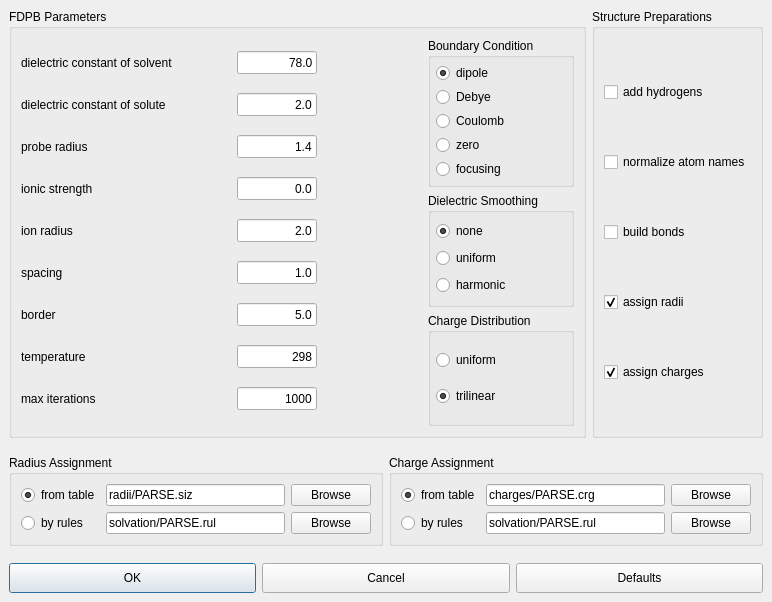
<ui version="4.0" >
 <author></author>
 <comment></comment>
 <exportmacro></exportmacro>
 <class>FDPBDialogData</class>
 <widget class="QDialog" name="FDPBDialogData" >
  <property name="geometry" >
   <rect>
    <x>0</x>
    <y>0</y>
    <width>772</width>
    <height>602</height>
   </rect>
  </property>
  <property name="windowTitle" >
   <string>FDPB options</string>
  </property>
  <layout class="QGridLayout" >
   <property name="margin" >
    <number>9</number>
   </property>
   <property name="spacing" >
    <number>6</number>
   </property>
   <item row="0" column="0" colspan="2" >
    <layout class="QGridLayout" >
     <property name="margin" >
      <number>0</number>
     </property>
     <property name="spacing" >
      <number>6</number>
     </property>
     <item row="0" column="1" >
      <widget class="QGroupBox" name="buttonGroup3" >
       <property name="title" >
        <string>Structure Preparations</string>
       </property>
       <layout class="QVBoxLayout" >
        <property name="margin" >
         <number>9</number>
        </property>
        <property name="spacing" >
         <number>6</number>
        </property>
        <item>
         <widget class="QCheckBox" name="add_hydrogens" >
          <property name="text" >
           <string>add hydrogens</string>
          </property>
         </widget>
        </item>
        <item>
         <widget class="QCheckBox" name="normalize_names" >
          <property name="text" >
           <string>normalize atom names</string>
          </property>
         </widget>
        </item>
        <item>
         <widget class="QCheckBox" name="build_bonds" >
          <property name="text" >
           <string>build bonds</string>
          </property>
         </widget>
        </item>
        <item>
         <widget class="QCheckBox" name="assign_radii" >
          <property name="text" >
           <string>assign radii</string>
          </property>
          <property name="checked" >
           <bool>true</bool>
          </property>
         </widget>
        </item>
        <item>
         <widget class="QCheckBox" name="assign_charges" >
          <property name="text" >
           <string>assign charges</string>
          </property>
          <property name="checked" >
           <bool>true</bool>
          </property>
         </widget>
        </item>
       </layout>
      </widget>
     </item>
     <item row="0" column="0" >
      <widget class="QGroupBox" name="groupBox4" >
       <property name="title" >
        <string>FDPB Parameters</string>
       </property>
       <layout class="QGridLayout" >
        <property name="margin" >
         <number>9</number>
        </property>
        <property name="spacing" >
         <number>6</number>
        </property>
        <item row="0" column="2" >
         <widget class="QGroupBox" name="boundary_group" >
          <property name="sizePolicy" >
           <sizepolicy>
            <hsizetype>7</hsizetype>
            <vsizetype>7</vsizetype>
            <horstretch>0</horstretch>
            <verstretch>0</verstretch>
           </sizepolicy>
          </property>
          <property name="title" >
           <string>Boundary Condition</string>
          </property>
          <layout class="QGridLayout" >
           <property name="margin" >
            <number>5</number>
           </property>
           <property name="spacing" >
            <number>4</number>
           </property>
           <item row="4" column="0" >
            <widget class="QRadioButton" name="boundary_focusing" >
             <property name="minimumSize" >
              <size>
               <width>130</width>
               <height>0</height>
              </size>
             </property>
             <property name="maximumSize" >
              <size>
               <width>130</width>
               <height>32767</height>
              </size>
             </property>
             <property name="text" >
              <string>focusing</string>
             </property>
             <property name="checked" >
              <bool>false</bool>
             </property>
            </widget>
           </item>
           <item row="3" column="0" >
            <widget class="QRadioButton" name="boundary_zero" >
             <property name="minimumSize" >
              <size>
               <width>130</width>
               <height>0</height>
              </size>
             </property>
             <property name="maximumSize" >
              <size>
               <width>130</width>
               <height>32767</height>
              </size>
             </property>
             <property name="text" >
              <string>zero</string>
             </property>
             <property name="checked" >
              <bool>false</bool>
             </property>
            </widget>
           </item>
           <item row="0" column="0" >
            <widget class="QRadioButton" name="boundary_dipole" >
             <property name="minimumSize" >
              <size>
               <width>130</width>
               <height>0</height>
              </size>
             </property>
             <property name="maximumSize" >
              <size>
               <width>130</width>
               <height>32767</height>
              </size>
             </property>
             <property name="text" >
              <string>dipole</string>
             </property>
             <property name="checked" >
              <bool>true</bool>
             </property>
            </widget>
           </item>
           <item row="1" column="0" >
            <widget class="QRadioButton" name="boundary_debye" >
             <property name="minimumSize" >
              <size>
               <width>130</width>
               <height>0</height>
              </size>
             </property>
             <property name="maximumSize" >
              <size>
               <width>130</width>
               <height>32767</height>
              </size>
             </property>
             <property name="text" >
              <string>Debye</string>
             </property>
            </widget>
           </item>
           <item row="2" column="0" >
            <widget class="QRadioButton" name="boundary_coulomb" >
             <property name="minimumSize" >
              <size>
               <width>130</width>
               <height>0</height>
              </size>
             </property>
             <property name="maximumSize" >
              <size>
               <width>130</width>
               <height>32767</height>
              </size>
             </property>
             <property name="text" >
              <string>Coulomb</string>
             </property>
            </widget>
           </item>
          </layout>
         </widget>
        </item>
        <item row="2" column="2" >
         <widget class="QGroupBox" name="charge_distribution_group" >
          <property name="sizePolicy" >
           <sizepolicy>
            <hsizetype>7</hsizetype>
            <vsizetype>7</vsizetype>
            <horstretch>0</horstretch>
            <verstretch>0</verstretch>
           </sizepolicy>
          </property>
          <property name="title" >
           <string>Charge Distribution</string>
          </property>
          <layout class="QGridLayout" >
           <property name="margin" >
            <number>5</number>
           </property>
           <property name="spacing" >
            <number>4</number>
           </property>
           <item row="1" column="0" >
            <widget class="QRadioButton" name="charge_trilinear" >
             <property name="text" >
              <string>trilinear</string>
             </property>
             <property name="checked" >
              <bool>true</bool>
             </property>
            </widget>
           </item>
           <item row="0" column="0" >
            <widget class="QRadioButton" name="charge_uniform" >
             <property name="text" >
              <string>uniform</string>
             </property>
             <property name="checked" >
              <bool>false</bool>
             </property>
            </widget>
           </item>
          </layout>
         </widget>
        </item>
        <item row="1" column="2" >
         <widget class="QGroupBox" name="smoothing_group" >
          <property name="sizePolicy" >
           <sizepolicy>
            <hsizetype>7</hsizetype>
            <vsizetype>7</vsizetype>
            <horstretch>0</horstretch>
            <verstretch>0</verstretch>
           </sizepolicy>
          </property>
          <property name="title" >
           <string>Dielectric Smoothing</string>
          </property>
          <layout class="QGridLayout" >
           <property name="margin" >
            <number>5</number>
           </property>
           <property name="spacing" >
            <number>4</number>
           </property>
           <item row="0" column="0" >
            <widget class="QRadioButton" name="smoothing_none" >
             <property name="text" >
              <string>none</string>
             </property>
             <property name="checked" >
              <bool>true</bool>
             </property>
            </widget>
           </item>
           <item row="1" column="0" >
            <widget class="QRadioButton" name="smoothing_uniform" >
             <property name="text" >
              <string>uniform</string>
             </property>
            </widget>
           </item>
           <item row="2" column="0" >
            <widget class="QRadioButton" name="smoothing_harmonic" >
             <property name="text" >
              <string>harmonic</string>
             </property>
            </widget>
           </item>
          </layout>
         </widget>
        </item>
        <item rowspan="3" row="0" column="0" >
         <layout class="QGridLayout" >
          <property name="margin" >
           <number>0</number>
          </property>
          <property name="spacing" >
           <number>6</number>
          </property>
          <item row="8" column="1" >
           <widget class="QLineEdit" name="max_iterations" >
            <property name="maximumSize" >
             <size>
              <width>80</width>
              <height>23</height>
             </size>
            </property>
            <property name="text" >
             <string>1000</string>
            </property>
            <property name="alignment" >
             <set>Qt::AlignRight</set>
            </property>
           </widget>
          </item>
          <item row="2" column="0" >
           <widget class="QLabel" name="textLabel9" >
            <property name="sizePolicy" >
             <sizepolicy>
              <hsizetype>7</hsizetype>
              <vsizetype>5</vsizetype>
              <horstretch>0</horstretch>
              <verstretch>0</verstretch>
             </sizepolicy>
            </property>
            <property name="minimumSize" >
             <size>
              <width>210</width>
              <height>0</height>
             </size>
            </property>
            <property name="text" >
             <string>probe radius</string>
            </property>
           </widget>
          </item>
          <item row="5" column="0" >
           <widget class="QLabel" name="textLabel6" >
            <property name="sizePolicy" >
             <sizepolicy>
              <hsizetype>7</hsizetype>
              <vsizetype>5</vsizetype>
              <horstretch>0</horstretch>
              <verstretch>0</verstretch>
             </sizepolicy>
            </property>
            <property name="minimumSize" >
             <size>
              <width>210</width>
              <height>0</height>
             </size>
            </property>
            <property name="text" >
             <string>spacing</string>
            </property>
           </widget>
          </item>
          <item row="4" column="0" >
           <widget class="QLabel" name="textLabel7" >
            <property name="sizePolicy" >
             <sizepolicy>
              <hsizetype>7</hsizetype>
              <vsizetype>5</vsizetype>
              <horstretch>0</horstretch>
              <verstretch>0</verstretch>
             </sizepolicy>
            </property>
            <property name="minimumSize" >
             <size>
              <width>210</width>
              <height>0</height>
             </size>
            </property>
            <property name="text" >
             <string>ion radius</string>
            </property>
           </widget>
          </item>
          <item row="0" column="1" >
           <widget class="QLineEdit" name="dc_solvent" >
            <property name="minimumSize" >
             <size>
              <width>80</width>
              <height>0</height>
             </size>
            </property>
            <property name="maximumSize" >
             <size>
              <width>80</width>
              <height>23</height>
             </size>
            </property>
            <property name="text" >
             <string>78.0</string>
            </property>
            <property name="alignment" >
             <set>Qt::AlignRight</set>
            </property>
           </widget>
          </item>
          <item row="7" column="1" >
           <widget class="QLineEdit" name="temperature" >
            <property name="maximumSize" >
             <size>
              <width>80</width>
              <height>23</height>
             </size>
            </property>
            <property name="text" >
             <string>298</string>
            </property>
            <property name="alignment" >
             <set>Qt::AlignRight</set>
            </property>
           </widget>
          </item>
          <item row="8" column="0" >
           <widget class="QLabel" name="textLabel1" >
            <property name="sizePolicy" >
             <sizepolicy>
              <hsizetype>7</hsizetype>
              <vsizetype>5</vsizetype>
              <horstretch>0</horstretch>
              <verstretch>0</verstretch>
             </sizepolicy>
            </property>
            <property name="minimumSize" >
             <size>
              <width>210</width>
              <height>0</height>
             </size>
            </property>
            <property name="text" >
             <string>max iterations</string>
            </property>
           </widget>
          </item>
          <item row="6" column="0" >
           <widget class="QLabel" name="textLabel5" >
            <property name="sizePolicy" >
             <sizepolicy>
              <hsizetype>7</hsizetype>
              <vsizetype>5</vsizetype>
              <horstretch>0</horstretch>
              <verstretch>0</verstretch>
             </sizepolicy>
            </property>
            <property name="minimumSize" >
             <size>
              <width>210</width>
              <height>0</height>
             </size>
            </property>
            <property name="text" >
             <string>border</string>
            </property>
           </widget>
          </item>
          <item row="4" column="1" >
           <widget class="QLineEdit" name="ion_radius" >
            <property name="maximumSize" >
             <size>
              <width>80</width>
              <height>23</height>
             </size>
            </property>
            <property name="text" >
             <string>2.0</string>
            </property>
            <property name="alignment" >
             <set>Qt::AlignRight</set>
            </property>
           </widget>
          </item>
          <item row="5" column="1" >
           <widget class="QLineEdit" name="spacing" >
            <property name="maximumSize" >
             <size>
              <width>80</width>
              <height>23</height>
             </size>
            </property>
            <property name="text" >
             <string>1.0</string>
            </property>
            <property name="alignment" >
             <set>Qt::AlignRight</set>
            </property>
           </widget>
          </item>
          <item row="3" column="1" >
           <widget class="QLineEdit" name="ionic_strenght" >
            <property name="maximumSize" >
             <size>
              <width>80</width>
              <height>23</height>
             </size>
            </property>
            <property name="text" >
             <string>0.0</string>
            </property>
            <property name="alignment" >
             <set>Qt::AlignRight</set>
            </property>
           </widget>
          </item>
          <item row="7" column="0" >
           <widget class="QLabel" name="textLabel4" >
            <property name="sizePolicy" >
             <sizepolicy>
              <hsizetype>7</hsizetype>
              <vsizetype>5</vsizetype>
              <horstretch>0</horstretch>
              <verstretch>0</verstretch>
             </sizepolicy>
            </property>
            <property name="minimumSize" >
             <size>
              <width>210</width>
              <height>0</height>
             </size>
            </property>
            <property name="text" >
             <string>temperature</string>
            </property>
           </widget>
          </item>
          <item row="0" column="0" >
           <widget class="QLabel" name="textLabel2" >
            <property name="sizePolicy" >
             <sizepolicy>
              <hsizetype>7</hsizetype>
              <vsizetype>5</vsizetype>
              <horstretch>0</horstretch>
              <verstretch>0</verstretch>
             </sizepolicy>
            </property>
            <property name="minimumSize" >
             <size>
              <width>210</width>
              <height>0</height>
             </size>
            </property>
            <property name="text" >
             <string>dielectric constant of solvent</string>
            </property>
           </widget>
          </item>
          <item row="1" column="1" >
           <widget class="QLineEdit" name="dc_interior" >
            <property name="maximumSize" >
             <size>
              <width>80</width>
              <height>23</height>
             </size>
            </property>
            <property name="text" >
             <string>2.0</string>
            </property>
            <property name="alignment" >
             <set>Qt::AlignRight</set>
            </property>
           </widget>
          </item>
          <item row="6" column="1" >
           <widget class="QLineEdit" name="border" >
            <property name="maximumSize" >
             <size>
              <width>80</width>
              <height>23</height>
             </size>
            </property>
            <property name="text" >
             <string>5.0</string>
            </property>
            <property name="alignment" >
             <set>Qt::AlignRight</set>
            </property>
           </widget>
          </item>
          <item row="2" column="1" >
           <widget class="QLineEdit" name="probe_radius" >
            <property name="maximumSize" >
             <size>
              <width>80</width>
              <height>23</height>
             </size>
            </property>
            <property name="text" >
             <string>1.4</string>
            </property>
            <property name="alignment" >
             <set>Qt::AlignRight</set>
            </property>
           </widget>
          </item>
          <item row="3" column="0" >
           <widget class="QLabel" name="textLabel8" >
            <property name="sizePolicy" >
             <sizepolicy>
              <hsizetype>7</hsizetype>
              <vsizetype>5</vsizetype>
              <horstretch>0</horstretch>
              <verstretch>0</verstretch>
             </sizepolicy>
            </property>
            <property name="minimumSize" >
             <size>
              <width>210</width>
              <height>0</height>
             </size>
            </property>
            <property name="text" >
             <string>ionic strength</string>
            </property>
           </widget>
          </item>
          <item row="1" column="0" >
           <widget class="QLabel" name="textLabel10" >
            <property name="sizePolicy" >
             <sizepolicy>
              <hsizetype>7</hsizetype>
              <vsizetype>5</vsizetype>
              <horstretch>0</horstretch>
              <verstretch>0</verstretch>
             </sizepolicy>
            </property>
            <property name="minimumSize" >
             <size>
              <width>210</width>
              <height>0</height>
             </size>
            </property>
            <property name="text" >
             <string>dielectric constant of solute</string>
            </property>
           </widget>
          </item>
         </layout>
        </item>
        <item rowspan="2" row="0" column="1" >
         <spacer>
          <property name="orientation" >
           <enum>Qt::Horizontal</enum>
          </property>
          <property name="sizeType" >
           <enum>QSizePolicy::MinimumExpanding</enum>
          </property>
          <property name="sizeHint" >
           <size>
            <width>22</width>
            <height>20</height>
           </size>
          </property>
         </spacer>
        </item>
       </layout>
      </widget>
     </item>
    </layout>
   </item>
   <item row="4" column="0" colspan="2" >
    <layout class="QHBoxLayout" >
     <property name="margin" >
      <number>0</number>
     </property>
     <property name="spacing" >
      <number>6</number>
     </property>
     <item>
      <widget class="QPushButton" name="ok_button" >
       <property name="sizePolicy" >
        <sizepolicy>
         <hsizetype>1</hsizetype>
         <vsizetype>7</vsizetype>
         <horstretch>0</horstretch>
         <verstretch>0</verstretch>
        </sizepolicy>
       </property>
       <property name="minimumSize" >
        <size>
         <width>90</width>
         <height>30</height>
        </size>
       </property>
       <property name="maximumSize" >
        <size>
         <width>32767</width>
         <height>30</height>
        </size>
       </property>
       <property name="text" >
        <string>OK</string>
       </property>
       <property name="default" >
        <bool>true</bool>
       </property>
      </widget>
     </item>
     <item>
      <widget class="QPushButton" name="cancel_button" >
       <property name="sizePolicy" >
        <sizepolicy>
         <hsizetype>1</hsizetype>
         <vsizetype>7</vsizetype>
         <horstretch>0</horstretch>
         <verstretch>0</verstretch>
        </sizepolicy>
       </property>
       <property name="minimumSize" >
        <size>
         <width>90</width>
         <height>30</height>
        </size>
       </property>
       <property name="maximumSize" >
        <size>
         <width>32767</width>
         <height>30</height>
        </size>
       </property>
       <property name="text" >
        <string>Cancel</string>
       </property>
      </widget>
     </item>
     <item>
      <widget class="QPushButton" name="reset_button" >
       <property name="sizePolicy" >
        <sizepolicy>
         <hsizetype>1</hsizetype>
         <vsizetype>7</vsizetype>
         <horstretch>0</horstretch>
         <verstretch>0</verstretch>
        </sizepolicy>
       </property>
       <property name="minimumSize" >
        <size>
         <width>90</width>
         <height>30</height>
        </size>
       </property>
       <property name="maximumSize" >
        <size>
         <width>32767</width>
         <height>30</height>
        </size>
       </property>
       <property name="text" >
        <string>Defaults</string>
       </property>
      </widget>
     </item>
    </layout>
   </item>
   <item row="3" column="0" >
    <spacer>
     <property name="orientation" >
      <enum>Qt::Vertical</enum>
     </property>
     <property name="sizeType" >
      <enum>QSizePolicy::Minimum</enum>
     </property>
     <property name="sizeHint" >
      <size>
       <width>20</width>
       <height>11</height>
      </size>
     </property>
    </spacer>
   </item>
   <item row="2" column="0" colspan="2" >
    <layout class="QHBoxLayout" >
     <property name="margin" >
      <number>0</number>
     </property>
     <property name="spacing" >
      <number>6</number>
     </property>
     <item>
      <widget class="QGroupBox" name="radii_group" >
       <property name="title" >
        <string>Radius Assignment</string>
       </property>
       <layout class="QGridLayout" >
        <property name="margin" >
         <number>9</number>
        </property>
        <property name="spacing" >
         <number>6</number>
        </property>
        <item row="1" column="1" >
         <widget class="QLineEdit" name="radii_rules_lineedit" >
          <property name="text" >
           <string>solvation/PARSE.rul</string>
          </property>
          <property name="readOnly" >
           <bool>false</bool>
          </property>
         </widget>
        </item>
        <item row="0" column="0" >
         <widget class="QRadioButton" name="radii_data_button" >
          <property name="text" >
           <string>from table</string>
          </property>
          <property name="checked" >
           <bool>true</bool>
          </property>
         </widget>
        </item>
        <item row="0" column="2" >
         <widget class="QPushButton" name="radii_data_browse" >
          <property name="text" >
           <string>Browse</string>
          </property>
         </widget>
        </item>
        <item row="0" column="1" >
         <widget class="QLineEdit" name="radii_data_lineedit" >
          <property name="text" >
           <string>radii/PARSE.siz</string>
          </property>
         </widget>
        </item>
        <item row="1" column="2" >
         <widget class="QPushButton" name="radii_rules_browse" >
          <property name="text" >
           <string>Browse</string>
          </property>
         </widget>
        </item>
        <item row="1" column="0" >
         <widget class="QRadioButton" name="radii_rules_button" >
          <property name="text" >
           <string>by rules</string>
          </property>
         </widget>
        </item>
       </layout>
      </widget>
     </item>
     <item>
      <widget class="QGroupBox" name="charges_group" >
       <property name="title" >
        <string>Charge Assignment</string>
       </property>
       <layout class="QGridLayout" >
        <property name="margin" >
         <number>9</number>
        </property>
        <property name="spacing" >
         <number>6</number>
        </property>
        <item row="1" column="0" >
         <widget class="QRadioButton" name="charges_rules_button" >
          <property name="text" >
           <string>by rules</string>
          </property>
         </widget>
        </item>
        <item row="1" column="2" >
         <widget class="QPushButton" name="charges_rules_browse" >
          <property name="text" >
           <string>Browse</string>
          </property>
         </widget>
        </item>
        <item row="1" column="1" >
         <widget class="QLineEdit" name="charges_rules_lineedit" >
          <property name="text" >
           <string>solvation/PARSE.rul</string>
          </property>
          <property name="readOnly" >
           <bool>false</bool>
          </property>
         </widget>
        </item>
        <item row="0" column="2" >
         <widget class="QPushButton" name="charges_data_browse" >
          <property name="text" >
           <string>Browse</string>
          </property>
         </widget>
        </item>
        <item row="0" column="1" >
         <widget class="QLineEdit" name="charges_data_lineedit" >
          <property name="text" >
           <string>charges/PARSE.crg</string>
          </property>
         </widget>
        </item>
        <item row="0" column="0" >
         <widget class="QRadioButton" name="charges_data_button" >
          <property name="text" >
           <string>from table</string>
          </property>
          <property name="checked" >
           <bool>true</bool>
          </property>
         </widget>
        </item>
       </layout>
      </widget>
     </item>
    </layout>
   </item>
   <item row="1" column="1" >
    <spacer>
     <property name="orientation" >
      <enum>Qt::Vertical</enum>
     </property>
     <property name="sizeType" >
      <enum>QSizePolicy::Minimum</enum>
     </property>
     <property name="sizeHint" >
      <size>
       <width>20</width>
       <height>11</height>
      </size>
     </property>
    </spacer>
   </item>
  </layout>
 </widget>
 <layoutdefault spacing="6" margin="11" />
 <pixmapfunction>qPixmapFromMimeSource</pixmapfunction>
 <tabstops>
  <tabstop>dc_solvent</tabstop>
  <tabstop>dc_interior</tabstop>
  <tabstop>probe_radius</tabstop>
  <tabstop>ionic_strenght</tabstop>
  <tabstop>ion_radius</tabstop>
  <tabstop>spacing</tabstop>
  <tabstop>border</tabstop>
  <tabstop>temperature</tabstop>
  <tabstop>max_iterations</tabstop>
  <tabstop>boundary_dipole</tabstop>
  <tabstop>smoothing_none</tabstop>
  <tabstop>charge_trilinear</tabstop>
  <tabstop>normalize_names</tabstop>
  <tabstop>build_bonds</tabstop>
  <tabstop>add_hydrogens</tabstop>
  <tabstop>assign_charges</tabstop>
  <tabstop>assign_radii</tabstop>
  <tabstop>radii_data_button</tabstop>
  <tabstop>radii_data_lineedit</tabstop>
  <tabstop>radii_data_browse</tabstop>
  <tabstop>radii_rules_lineedit</tabstop>
  <tabstop>radii_rules_browse</tabstop>
  <tabstop>charges_data_button</tabstop>
  <tabstop>charges_data_lineedit</tabstop>
  <tabstop>charges_data_browse</tabstop>
  <tabstop>charges_rules_lineedit</tabstop>
  <tabstop>charges_rules_browse</tabstop>
  <tabstop>ok_button</tabstop>
  <tabstop>cancel_button</tabstop>
  <tabstop>reset_button</tabstop>
  <tabstop>boundary_zero</tabstop>
 </tabstops>
 <includes>
  <include location="global" >BALL/COMMON/global.h</include>
 </includes>
 <resources/>
 <connections/>
</ui>
